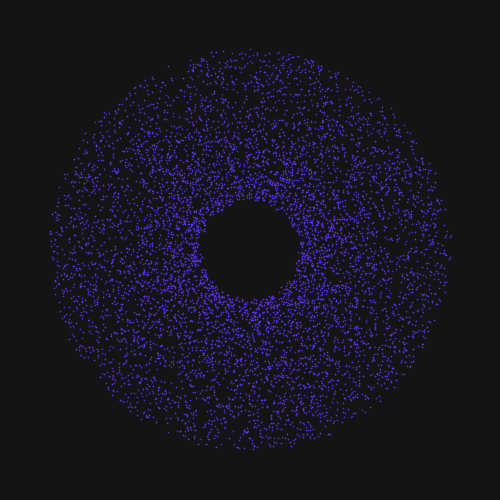
Frame 1 (no input)
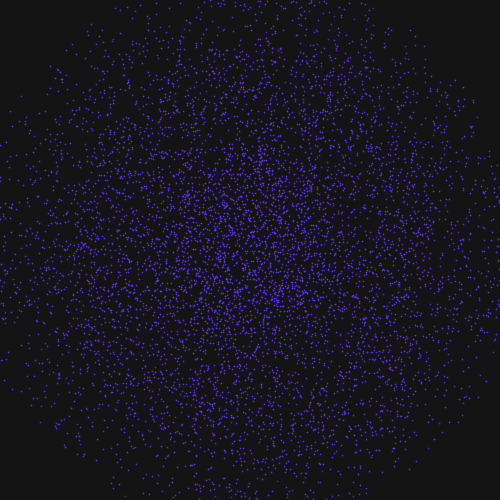
Frame 60 (the mouse pressed at the canvas centre just before this capture)
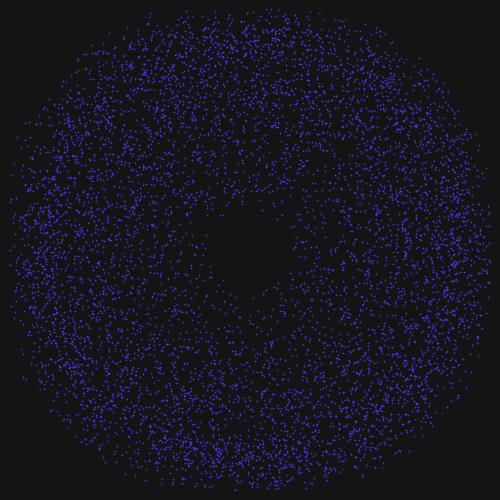
Frame 120 (the mouse held since frame 60 and released just before this capture)

The Processing sketch that drew these frames (run headless with seeded random() and noise(); from frame 60 on, the mouse is pressed at the canvas centre):

// Processing sketch: NestedOscillators
// ── NestedOscillators.pde
PVector center = new PVector();

Particle particles[];
int particleCount = 7000;

void setup()
{
  size(500, 500);
  background(20);
  center = new PVector(width/2, height/2);

  particles = new Particle[particleCount];

  for (int i = 0; i < particleCount; i ++)
  {
    PVector startPos = PVector.add(center,PVector.random2D().mult(random(width*0.1f,width*0.4f)));
    PVector startVel = PVector.random2D().mult(random(width*0.01f,width*0.4f));

    particles[i] = new Particle(startPos, startVel);

    float r = random(70, 100);
    float g = random(30, 60);
    float b = random(210, 250);

    particles[i].SetColor(r, g, b);
  }
}


void draw()
{
  background(20);
  for (int i = 0; i < particleCount; i ++)
  {
    PVector forceDirection = PullToTarget(particles[i].currentPosition, center);
    particles[i].ApplyForce(forceDirection.mult(0.0001f));
    particles[i].Update();
    particles[i].EdgeWarp();
  }
  
  println(frameRate);
}

PVector PullToTarget(PVector position, PVector target)
{
  PVector direction = PVector.sub(target, position);
  return direction;
}

// ── Particles.pde
PVector zero = new PVector(0, 0);
float maxSpeed = 2.0f;

public class Particle
{
  PVector previousPosition = zero;
  PVector currentPosition = zero;
  PVector velocity = zero;
  PVector acceleration = zero;
  color colour = color(0, 0, 0);

  Particle()
  {
    currentPosition = zero;
    velocity = zero;
    acceleration = zero;
  }

  Particle(PVector startPos, PVector startVel)
  {
    previousPosition = startPos;
    currentPosition = startPos;
    velocity = startVel;
    acceleration = zero;
  }

  void SetColor(float r, float g, float b)
  {
    colour = color(r, g, b);
  }

  void Update()
  {
    velocity = PVector.add(velocity, acceleration);
    velocity.limit(maxSpeed);

    currentPosition = PVector.add(currentPosition, velocity);
    acceleration = zero;
    Render();
    previousPosition = currentPosition;
  }

  void ApplyForce(PVector force)
  {
    acceleration = PVector.add(acceleration, force);
  }

  //void Follow(PVector[] flowField)
  //{
  //  int x = floor(currentPosition.x/spacing);
  //  int y = floor(currentPosition.y/spacing);
  //  int index = y * collumns + x;
  //  PVector force = flowField[index].mult(0.3f);

  //  ApplyForce(force);
  //}

  void EdgeWarp()
  {
    if (currentPosition.x > width)
    {
      currentPosition.x = 0;
    } else if (currentPosition.x < 0)
    {
      currentPosition.x = width;
    }

    if (currentPosition.y > height)
    {
      currentPosition.y = 0;
    } else if (currentPosition.y < 0)
    {
      currentPosition.y = height;
    }
  }

  void Render()
  {
    if (PVector.sub(previousPosition, currentPosition).mag() > width/2)
    {
      return;
    }

    float r = red(colour);
    float g = green(colour);
    float b = blue(colour);
    stroke(r, g, b,255);
    strokeWeight(1.8f);

    // line(previousPosition.x,previousPosition.y,currentPosition.x,currentPosition.y);
    point(currentPosition.x, currentPosition.y);
  }
}
